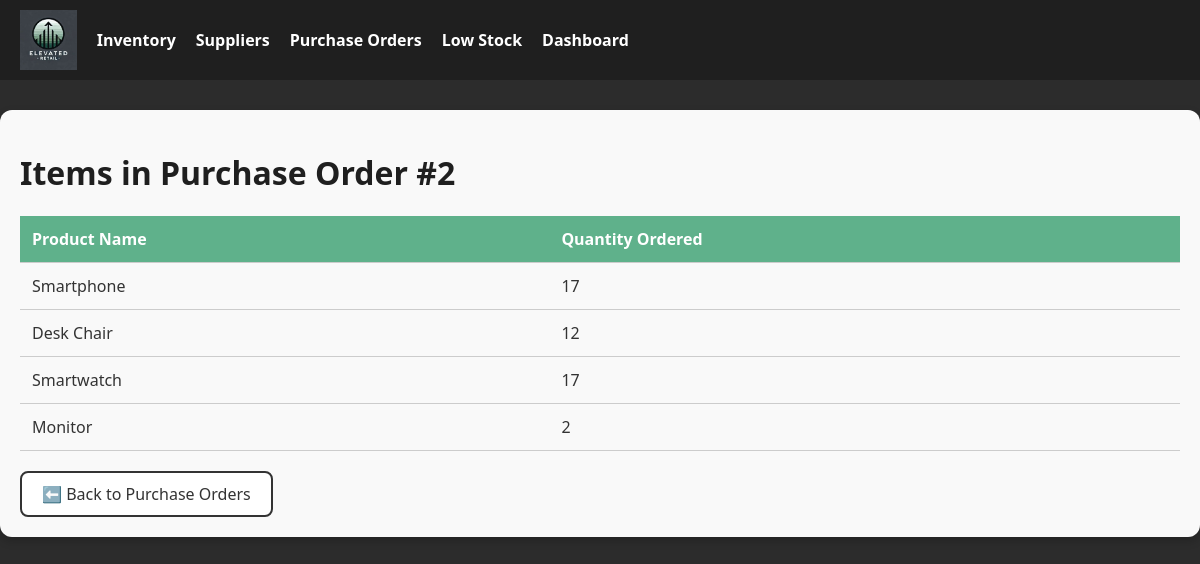
The page /purchase_order/2 on the database its author committed.
### models.py (models this page shows)
class PurchaseOrder(db.Model):
    __tablename__ = 'Purchase_Order'
    Purchase_Order_ID = db.Column(db.Integer, primary_key=True)
    Supplier_ID = db.Column(db.Integer, db.ForeignKey('Supplier.Supplier_ID'))
    Status = db.Column(db.String(50), nullable=False)
    Order_Date = db.Column(db.DateTime, nullable=False, default=datetime.utcnow)
    Created_At = db.Column(db.DateTime, nullable=False, default=datetime.utcnow)
    Updated_At = db.Column(db.DateTime, nullable=False, default=datetime.utcnow, onupdate=datetime.utcnow)
    supplier = db.relationship('Supplier', backref='purchase_orders')
    items = db.relationship('PurchaseOrderItem', backref='order')

class PurchaseOrderItem(db.Model):
    __tablename__ = 'Purchase_Order_Item'
    Purchase_Order_Item_ID = db.Column(db.Integer, primary_key=True)
    Purchase_Order_ID = db.Column(db.Integer, db.ForeignKey('Purchase_Order.Purchase_Order_ID'))
    Product_ID = db.Column(db.Integer, db.ForeignKey('Product.Product_ID'))
    Quantity = db.Column(db.Integer, nullable=False)
    Created_At = db.Column(db.DateTime, nullable=False, default=datetime.utcnow)
    Updated_At = db.Column(db.DateTime, nullable=False, default=datetime.utcnow, onupdate=datetime.utcnow)
    product = db.relationship('Product')

class Product(db.Model):
    __tablename__ = 'Product'
    Product_ID = db.Column(db.Integer, primary_key=True)
    Product_Name = db.Column(db.String(100), nullable=False)
    Product_Description = db.Column(db.Text)
    Category_ID = db.Column(db.Integer, db.ForeignKey('Product_Category.Category_ID'))
    Supplier_ID = db.Column(db.Integer, db.ForeignKey('Supplier.Supplier_ID'))
    Image_URL = db.Column(db.String(255))
    Deleted_At = db.Column(db.DateTime)
    category = db.relationship('ProductCategory', backref='products')
    supplier = db.relationship('Supplier', backref='products')
    inventory = db.relationship('Inventory', backref='product', uselist=False)

### routes.py (the view)
@inventory_bp.route('/purchase_order/<int:order_id>', methods=['GET'])
def view_purchase_order_items(order_id):
    order = PurchaseOrder.query.get_or_404(order_id)
    items = PurchaseOrderItem.query.filter_by(Purchase_Order_ID=order_id).all()
    return render_template('purchase_order_items.html', order=order, items=items)

### templates/purchase_order_items.html
{% extends 'base.html' %}
{% block content %}
<h1>Items in Purchase Order #{{ order.Purchase_Order_ID }}</h1>
<table>
    <thead>
        <tr>
            <th>Product Name</th>
            <th>Quantity Ordered</th>
        </tr>
    </thead>
    <tbody>
        {% for item in items %}
        <tr>
            <td>{{ item.product.Product_Name }}</td>
            <td>{{ item.Quantity }}</td>
        </tr>
        {% endfor %}
    </tbody>
</table>
<div style="margin-top: 20px;">
    <a href="{{ url_for('inventory.list_purchase_orders') }}" class="btn-secondary">⬅️ Back to Purchase Orders</a>
</div>
{% endblock %}

### templates/base.html (style rules this page uses)
body { margin: 0; font-family: 'Segoe UI', Tahoma, Geneva, Verdana, sans-serif; background-color: #2c2c2c; color: #ffffff; }
.btn-secondary { background-color: white; color: #333333; padding: 10px 20px; border: 2px solid #333333; border-radius: 8px; text-decoration: none; display: inline-block; cursor: pointer; }
table { width: 100%; border-collapse: collapse; margin-top: 20px; }
th, td { padding: 12px; border-bottom: 1px solid #ccc; text-align: left; }
th { background-color: #5fb18b; color: white; }
h1, h2 { color: #1f1f1f; }

### rows shown on the page
PurchaseOrder: Purchase_Order_ID "2"
PurchaseOrderItem: product.Product_Name "Smartphone", Quantity "17"
PurchaseOrderItem: product.Product_Name "Desk Chair", Quantity "12"
PurchaseOrderItem: product.Product_Name "Smartwatch", Quantity "17"
PurchaseOrderItem: product.Product_Name "Monitor", Quantity "2"
